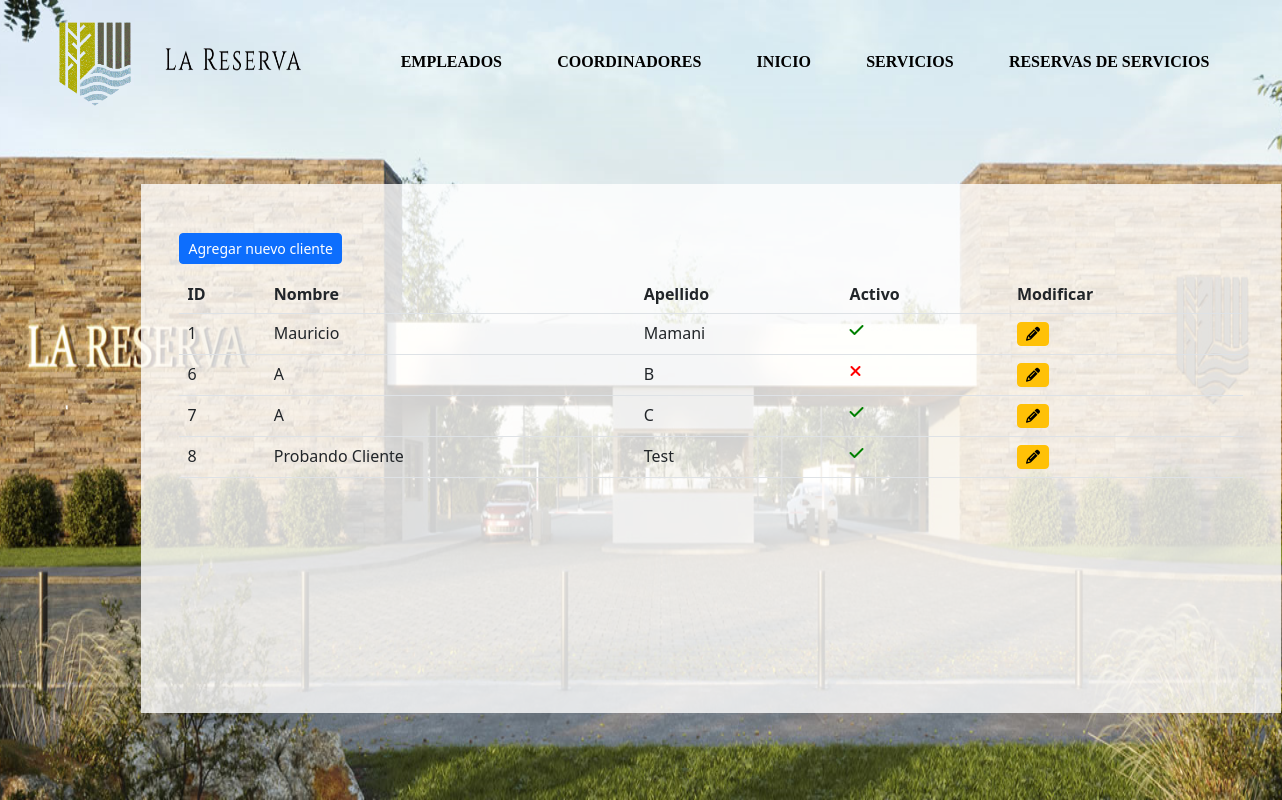
/reservas/clientes/listado/, run on an earlier commit of the app's database.
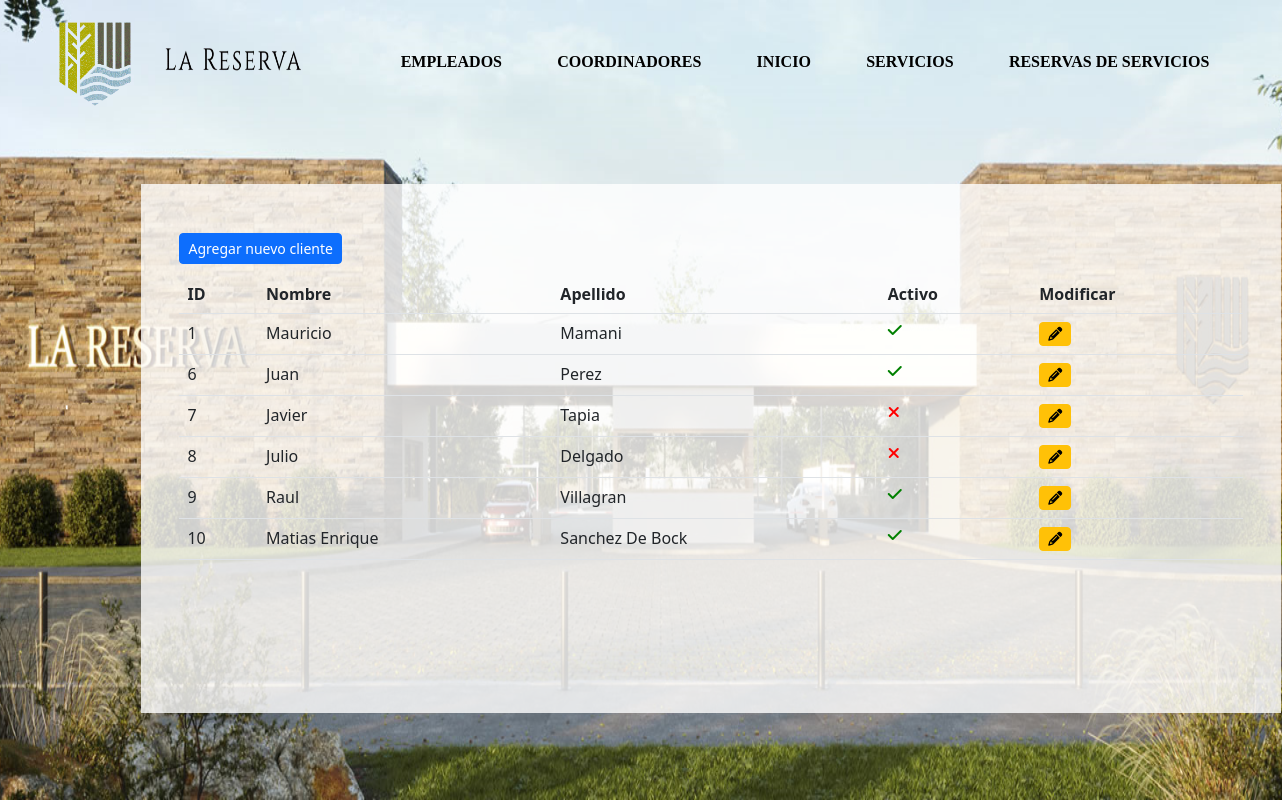
And on a later commit of the database.
### reservas/models.py (models this page shows, shortened)
class Cliente(models.Model):
    nombre = models.CharField(verbose_name="Nombre",max_length=50)
    apellido = models.CharField(verbose_name="Apellido",max_length=50)
    activo = models.BooleanField(verbose_name="Activo",default=True)

### reservas/views.py (the view)
# urls.py: path('clientes/listado/', views.listado_clientes, name="listado_clientes"),
def listado_clientes(request):
    clientes = Cliente.objects.all()
    context = {
        "clientes": clientes
    }
    return render(request, "reservas/listar_clientes.html", context)

### reservas/templates/reservas/listar_clientes.html (shortened to what this page needs)
{% load static %}
<link rel="stylesheet" href="{% static 'css/home.css' %}">
 <link rel="stylesheet" href="{% static 'css/listados.css' %}" />
 <link rel="stylesheet" href="https://cdnjs.cloudflare.com/ajax/libs/font-awesome/6.2.1/css/all.min.css" />
 <link rel="stylesheet" href="https://cdn.jsdelivr.net/npm/bootstrap@5.2.3/dist/css/bootstrap.min.css" />
 <link href="https://cdn.datatables.net/1.13.4/css/dataTables.bootstrap5.min.css" rel="stylesheet"/>
 <link href="https://cdn.datatables.net/buttons/2.3.6/css/buttons.bootstrap5.min.css" rel="stylesheet"/>
<div class="cabecera">
    <div>
        <img src="{% static 'img/BANNER-01.png' %}" alt="" width="100%" id="fondo">
    </div>
    <div class="navegar">
        <div id="div_logo">
            <img src="{% static 'img/resetImage.png' %}" alt="" id="logo">
            <img src="{% static 'img/resetImage (1).png' %}" alt="" id="logo_letra">
        </div>
        <div id="nav">
            <a href="{% url 'listado_empleados' %}" class="a">EMPLEADOS</a>
            <a href="{% url 'listado_coordinadores' %}" class="a">COORDINADORES</a>
            <a href="{% url 'home' %}" class="a">INICIO</a>
            <a href="{% url 'listado_servicios' %}" class="a">SERVICIOS</a>
            <a href="{% url 'listado_reservas_de_servicios' %}" class="a">RESERVAS DE SERVICIOS</a>
        </div>
    </div>
    <div class="container mt-4" id="tabla">
        <div class="row">
            <div class="col-sm-12 col-md-12 col-lg-12 col-xl-12">
                <a href="{% url 'registrar_cliente' %}" id="nuevo"><button class='btn btn-sm btn-primary'>Agregar nuevo cliente</button></a>
                <div class="table-responsive" id="div1">
                    <table id="listado" class="table">
                        <thead>
                            <tr>
                                <th>ID</th>
                                <th>Nombre</th>
                                <th>Apellido</th>
                                <th>Activo</th>
                                <th>Modificar</th>
                            </tr>
                        </thead>
                        <tbody>
                            {% for cliente in clientes %}
                            <tr>
                                <td>{{cliente.id}}</td>
                                <td>{{cliente.nombre}}</td>
                                <td>{{cliente.apellido}}</td>
                                {% if cliente.activo %}
                                    <td><a href="{% url 'desactivar_cliente' cliente.id %}"><i class='fa-solid fa-check' style='color: green;'></a></td>
                                {% else %}
                                    <td><a href="{% url 'activar_cliente' cliente.id %}"><i class='fa-solid fa-xmark' style='color: red;'></a></td>
                                {% endif %}
                                <td><a href="{% url 'modificar_cliente' cliente.id %}"><button class='btn btn-sm btn-warning'><i class='fa-solid fa-pencil'></i></button></a></td>
                            </tr>
                            {% endfor %}
                        </tbody>
                    </table>
                </div>
            </div>
        </div>
    </div>
</div>

### ProyectoAlkemy/static/css/home.css (style rules this page uses)
* { margin: 0px; padding: 0px; box-sizing: border-box; }
.cabecera { position: relative; }
.navegar { width: 100%; position: absolute; top: 0; display: grid; grid-template-columns: 25% auto; gap: 20px; padding: 15px 25px; }
#div_logo { display: flex; justify-content: space-evenly; }
#logo { width: 25%; }
#logo_letra { margin: 10% 0; width: 45%; height: 28%; }
#nav { display: flex; justify-content: space-around; padding: 20px; align-items: center; }
#fondo { height: 100%; }
.a { color: black; font-size: 1em; font-weight: 800; text-decoration: none; font-family: 'Times New Roman', Times, serif; }

### ProyectoAlkemy/static/css/listados.css (style rules this page uses)
* { margin: 0px; padding: 0px; box-sizing: border-box; }
.cabecera { position: relative; }
.navegar { width: 100%; position: absolute; top: 0; display: grid; grid-template-columns: 25% auto; gap: 20px; padding: 15px 25px; }
#div_logo { display: flex; justify-content: space-evenly; }
#logo { width: 25%; }
#logo_letra { margin: 10% 0; width: 45%; height: 28%; }
#nav { display: flex; justify-content: space-around; padding: 20px; align-items: center; }
#fondo { height: 100%; }
.a { color: black; font-size: 1em; font-weight: 800; text-decoration: none; font-family: 'Times New Roman', Times, serif; }
#tabla { position: absolute; top: 20%; background-color: rgba(255, 255, 255, 0.8); padding: 3%; margin: 11%; }
#nuevo { display: flex; max-width: max-content; padding: 1% 0; }
#div1 { overflow:scroll; height:400px; width:100%; }
#listado { width:100%; }

What changed in the data, as far as the page shows it:
changed Cliente id 6: nombre "A" → "Juan"; apellido "B" → "Perez"; activo False → True (drawn)
changed Cliente id 7: nombre "A" → "Javier"; apellido "C" → "Tapia"; activo True → False (drawn)
changed Cliente id 8: nombre "Probando Cliente" → "Julio"; apellido "Test" → "Delgado"; activo True → False (drawn)
added Cliente: id "9", nombre "Raul", apellido "Villagran", activo True (drawn)
added Cliente: id "10", nombre "Matias Enrique", apellido "Sanchez De Bock", activo True (drawn)
